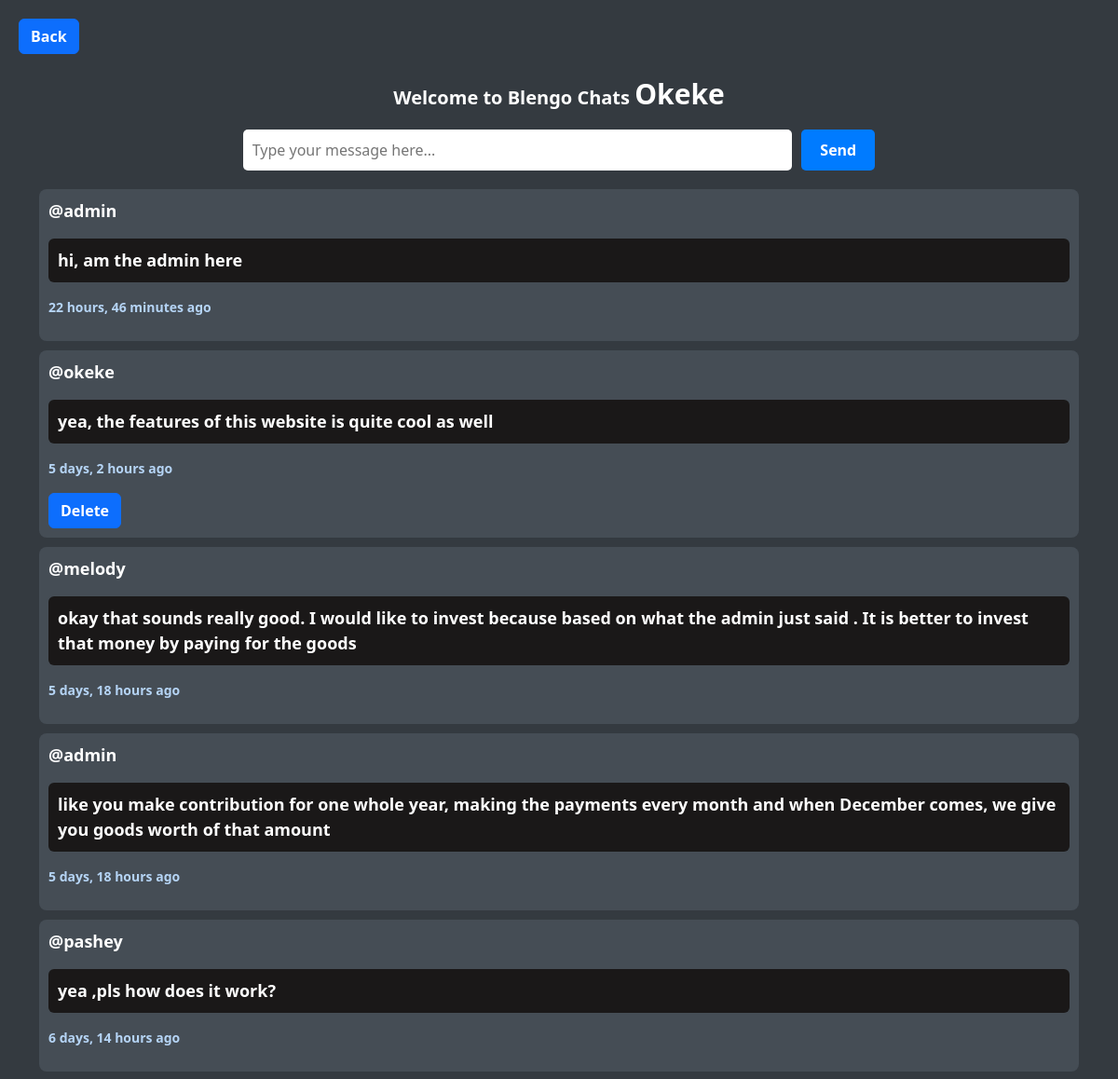
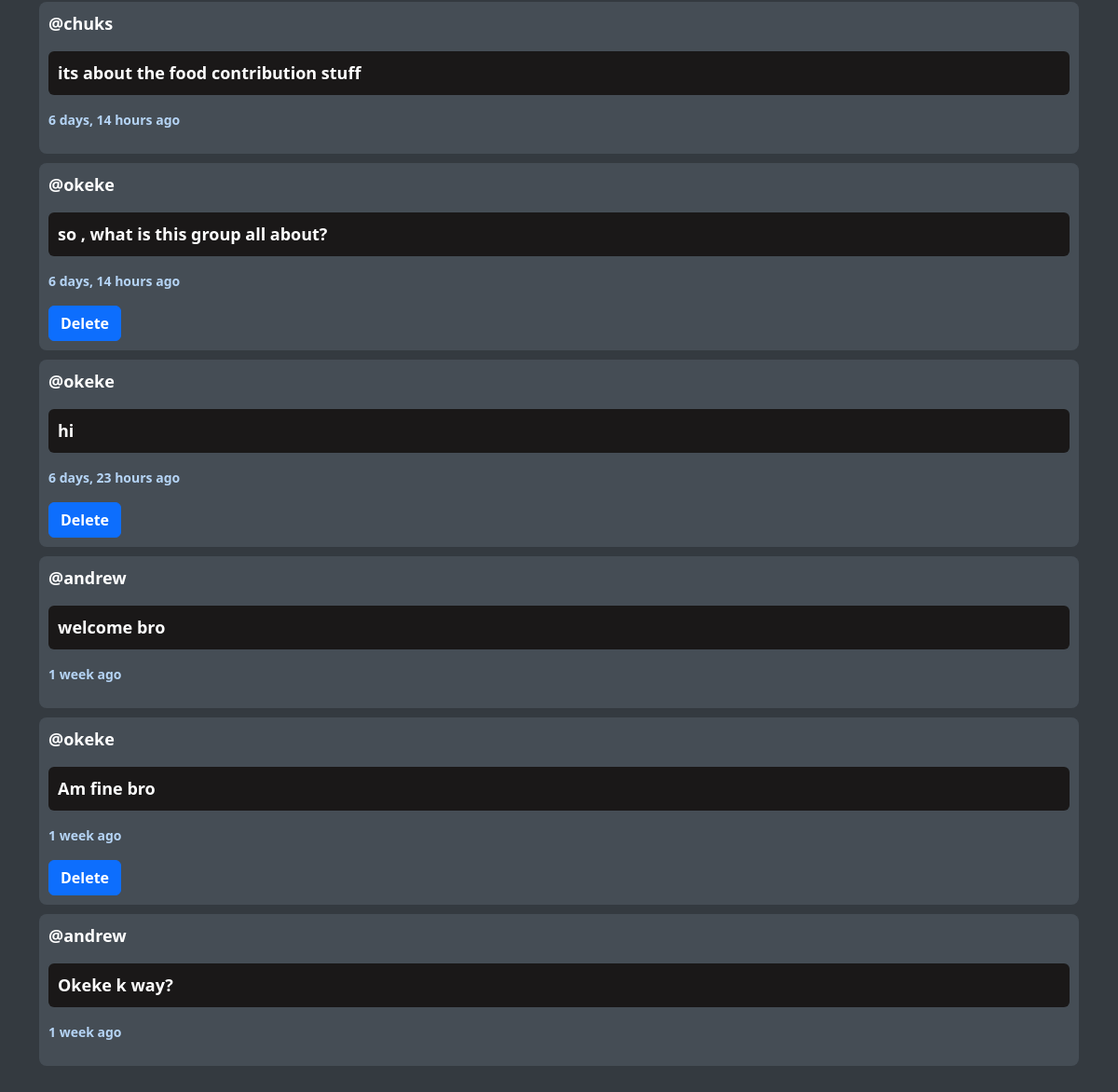
Screenshot of /chat/ (signed in) with the database file from the repository (2 pictures, top to bottom).
### base/models.py (models this page shows, shortened)
class Chat(models.Model):
    user = models.ForeignKey(User,on_delete=models.SET_NULL,null=True)
    texts = models.CharField(max_length=1000000)
    created_at = models.DateTimeField(auto_now=True)

### base/views.py (the view)
# urls.py: path('chat/',views.chat,name='chat'),
@login_required(login_url='loging')
def chat(request):
    chats = Chat.objects.all()
    if request.method=="POST":
        texts = request.POST['texts']
        chats = Chat(texts=texts,user=request.user).save()
        return redirect('chat')
    return render(request,'chat.html',{'chats':chats})

### base/context_processors.py (called while the page is built)
def user_profile(request):
    if request.user.is_authenticated:
        try:
            profile = Profile.objects.get(user=request.user)
        except Profile.DoesNotExist:
            profile = None
    else:
        profile = None
    return {'user_profile': profile}

### template/chat.html (shortened to what this page needs)
{% extends 'home.html' %}
{% block content %}
<a href="{% url 'home' %}" class="btn btn-primary back-button">Back</a>
<div class="container">
    <p style="font-weight: bold; text-align: center;font-size: 20px;">Welcome to Blengo Chats <span style="font-weight: bold;font-size: 30px;">{{ request.user|capfirst }}</span></p>
    <div class="form-container">
        <form method="POST" action="{% url 'chat' %}">
            <input type="text" name="texts" placeholder="Type your message here..." required>
            <input type="submit" value="Send">
        </form>
    </div>
    {% if chats %}
        {% for chat in chats reversed %}
        <div class="chat-box">
            <p>@{{ chat.user }}</p>
            <p style="background-color: #1a1818; border-radius: 6px; padding: 10px;">{{ chat.texts }}</p>
            <p style="color: #b5d4f5; font-size: 14px;">{{ chat.created_at|timesince }} ago</p>
            {% if chat.user == request.user %}
            <a class="btn btn-primary" href="{% url 'delete_chat' chat.id %}">Delete</a>
            {% endif %}
        </div>
        {% empty %}
        <p>No messages yet.</p>
        {% endfor %}
    {% else %}
        <p>No messages yet.</p>
    {% endif %}
</div>
{% endblock %}

### template/chat.html (style rules this page uses)
body { background-color: #343a40; color: #ffffff; font-weight: bold; font-size: 18px; padding: 20px; }
.chat-box { background-color: #454d55; border-radius: 8px; padding: 10px; margin-bottom: 10px; }
.form-container { margin-bottom: 20px; text-align: center; }
.form-container form { display: flex; justify-content: center; align-items: center; margin-bottom: 10px; }
.form-container input[type="text"] { width: calc(60% - 80px); padding: 10px; border: none; border-radius: 5px; margin-right: 10px; text-align: left; font-size: 16px; }
.form-container input[type="submit"] { background-color: #007bff; color: #ffffff; border: none; padding: 10px 20px; cursor: pointer; border-radius: 5px; font-size: 16px; font-weight: bold; }
.back-button { margin-bottom: 20px; }

### rows the page displays
Chat: user "admin", texts "hi, am the admin here", created_at "22 hours, 46 minutes"
Chat: user "okeke", texts "yea, the features of this website is quite cool as well", created_at "5 days, 2 hours", shows "Delete"
Chat: user "melody", texts "okay that sounds really good. I would like to invest because based on what the admin just said . It is better to invest that money by paying for the goods", created_at "5 days, 18 hours"
Chat: user "admin", texts "like you make contribution for one whole year, making the payments every month and when December comes, we give you goods worth of that amount", created_at "5 days, 18 hours"
Chat: user "pashey", texts "yea ,pls how does it work?", created_at "6 days, 14 hours"
Chat: user "chuks", texts "its about the food contribution stuff", created_at "6 days, 14 hours"
Chat: user "okeke", texts "so , what is this group all about?", created_at "6 days, 14 hours", shows "Delete"
Chat: user "okeke", texts "hi", created_at "6 days, 23 hours", shows "Delete"
Chat: user "andrew", texts "welcome bro", created_at "1 week"
Chat: user "okeke", texts "Am fine bro", created_at "1 week", shows "Delete"
Chat: user "andrew", texts "Okeke k way?", created_at "1 week"

### other values shown
{{ request.user|capfirst }} "Okeke"
